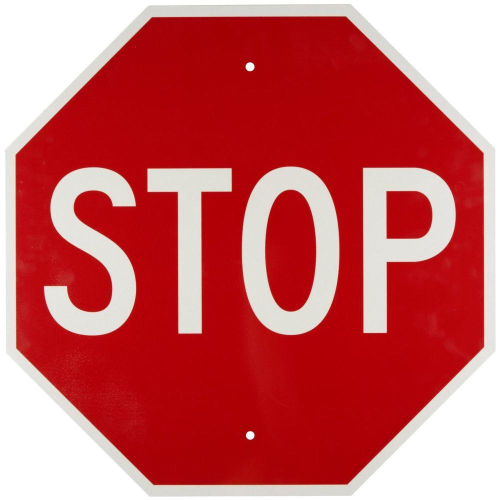
%> input picture stop_sign_template.jpg, 1000 x 1000 px (shown at 1/2 size)
$ octave --eval "result = featureMatch(imread('stop_sign_template.jpg'));"   (GNU Octave 9; MATLAB toolbox functions it lacks are replaced by stand-ins)
%> lines starting %> are read from the running program, lines starting %| are printed output that depends on the picture; in (x1, y1, x2, y2) boxes, pixels count from 0 and x2, y2 are one past the last pixel; in counts of white or black regions, pixels touching at a corner belong together; the program's own positions count from 1
%> in featureMatch, template is the input picture: size 1000x1000x3 uint8; mean R, G, B 201.1, 95.5, 98.1
### getStopSign.m
function [stop_sign,center] = getStopSign(img)
%{
Grabs where it thinks a stopsign is in an image, crops the image. Also
passes back the center of the object.
%}

    % Get a BW image of red stuff.
    red_stuff = ((img(:,:,1))>(img(:,:,2)*2))&((img(:,:,1))>(img(:,:,3)*2))&(img(:,:,1)>50)&...
            (((abs(img(:,:,2)-img(:,:,3))./img(:,:,3))*100)<50);
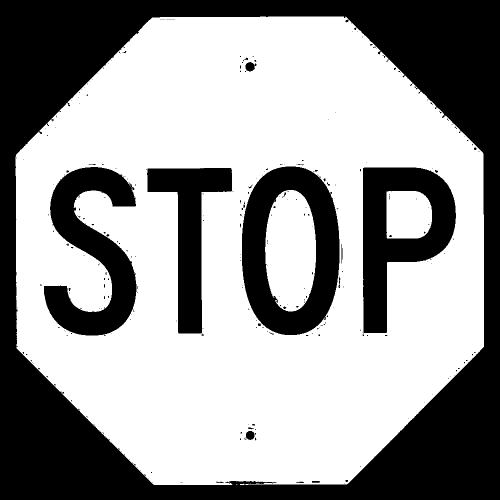
%> red_stuff: size 1000x1000 logical (shown at 1/2 size); 60.5% white; 302 black regions (280 under 20 px), largest, box (x1, y1, x2, y2) and area: (0, 0, 1000, 1000) 275655, (484, 333, 679, 670) 34699, (726, 335, 912, 666) 30660
    red_stuff = bwmorph(red_stuff,'dilate',10);
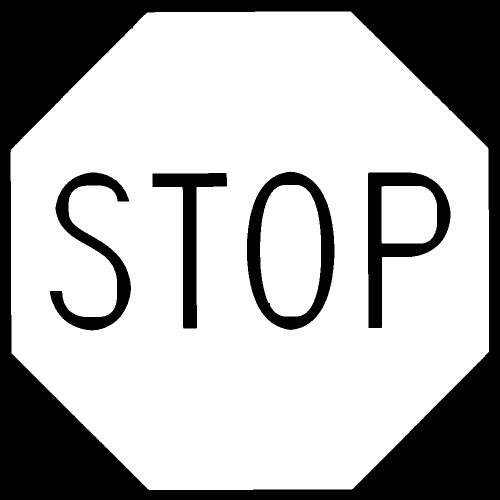
%> red_stuff: size 1000x1000 logical (shown at 1/2 size); 70.4% white; 5 black regions, box (x1, y1, x2, y2) and area: (0, 0, 1000, 1000) 236988, (494, 343, 669, 660) 17073, (736, 345, 901, 656) 16566, (99, 345, 262, 661) 13560, (305, 346, 454, 657) 11711
    red_stuff = bwmorph(red_stuff,'erode',10);
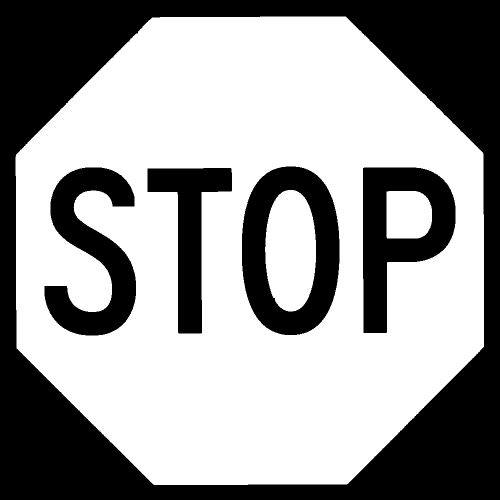
%> red_stuff: size 1000x1000 logical (shown at 1/2 size); 60.8% white; 5 black regions

    % Find a bounding box for the red stuff.
    % Get some labels.
    labels = logical(red_stuff);
    % Get some improps.
    props = regionprops(labels,'BoundingBox','FilledArea','Centroid');
%> props = 3 regions; box (x1, y1, x2, y2), Centroid and FilledArea: (31, 33, 968, 970) [493.4 506.1] 725132, (530, 380, 632, 623) [581.9 501.8] 20087, (773, 382, 864, 477) [816.2 430.3] 8035

    % Check to see if we even have any regions:
    if (~isempty(props))&(max([props.FilledArea])>70)
        % Grab the largest red thing...
        idx_big_stuff = find([props.FilledArea]==max([props.FilledArea]));
%> idx_big_stuff = 1
        ul_x = uint16(props(idx_big_stuff).BoundingBox(1));
%> ul_x = 32
        ul_y = uint16(props(idx_big_stuff).BoundingBox(2));
%> ul_y = 34
        x_del = uint16(props(idx_big_stuff).BoundingBox(3));
%> x_del = 937
        y_del = uint16(props(idx_big_stuff).BoundingBox(4));
%> y_del = 937
        % [10 lines of commented-out code are left out]
        stop_sign = img(ul_y:ul_y+y_del,ul_x:ul_x+x_del,:);
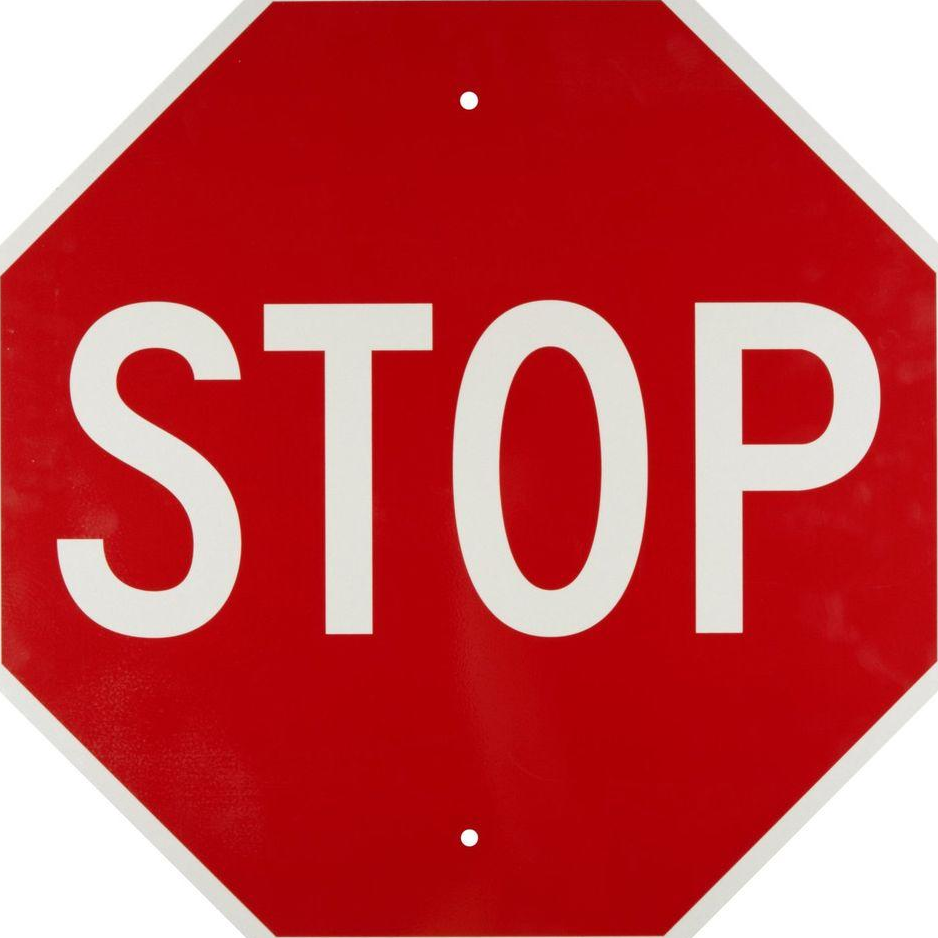
%> stop_sign: size 938x938x3 uint8; mean R, G, B 195.1, 75.2, 78.4
        center = props(idx_big_stuff).Centroid;
%> center = [493.4 506.1]
    else
        stop_sign=[];
        center=[];
    end

end

### featureMatch.m
function score = featureMatch(img, template)
%{
    Takes an image and template, extracts features from the template, and
    looks to see if the features are in the target image.

    Input
        image: image to look in for the template object
        template: template of object to find

    Output
        matches: boolean, 1 if a match, 0 if no match

    Requires vl_feat package.
%}
    if nargin < 2
        template = imread('stop_sign_template.jpg');
    end
    % Get features from template.
%    gray_template = single(rgb2gray(template));
%    [t_frames,t_desc] = vl_sift(gray_template);

    % Get features from target image.
    [sign,props] = getStopSign(img);
%> props = [493.4 506.1]
    % [5 lines of commented-out code are left out]

    if isempty(sign)
        score = 0;
        return
    else
        %
        template = imresize(template,[size(sign,1) size(sign,2)]);
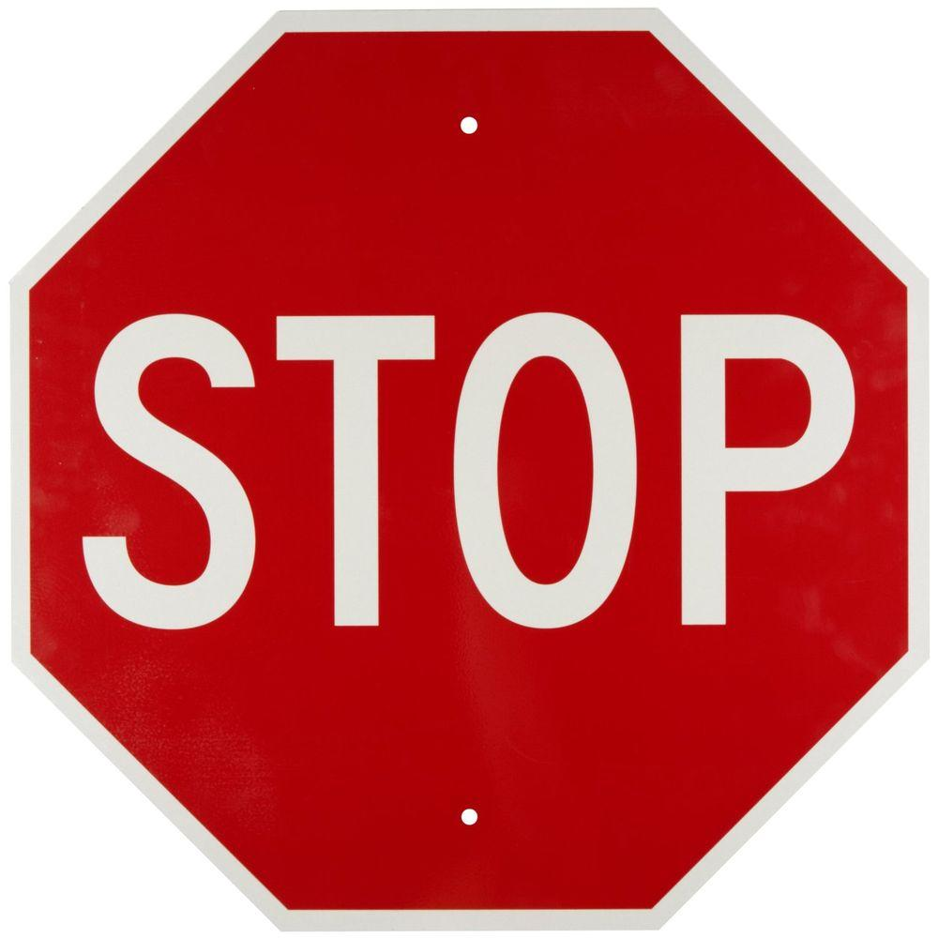
%> template: size 938x938x3 uint8; mean R, G, B 201.1, 95.5, 98.1
        temp_blur = imgaussfilt(template);
        temp_edge = edge(rgb2gray(temp_blur),'Canny',.2);
%> temp_edge: size 938x938 logical; 1.4% white in thin lines or dots
        temp_edge = imresize(temp_edge,[1000 1000]);
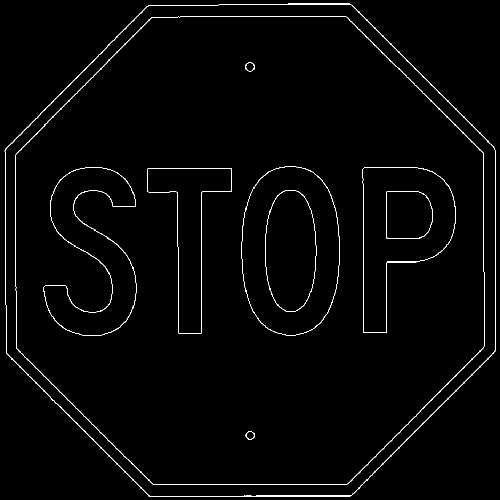
%> temp_edge: size 1000x1000 logical (shown at 1/2 size); 1.4% white in thin lines or dots
        %
        %thresh = sum(sum(rgb2gray(img)))/(size(img,1)*size(img,2))/255;
        sign_blur = imgaussfilt(sign);
        sign_edge = edge(rgb2gray(sign_blur),'Canny');%,thresh);
%> sign_edge: size 938x938 logical; 1.1% white in thin lines or dots
        sign_edge = imresize(sign_edge,[size(temp_edge,1) size(temp_edge,2)]);
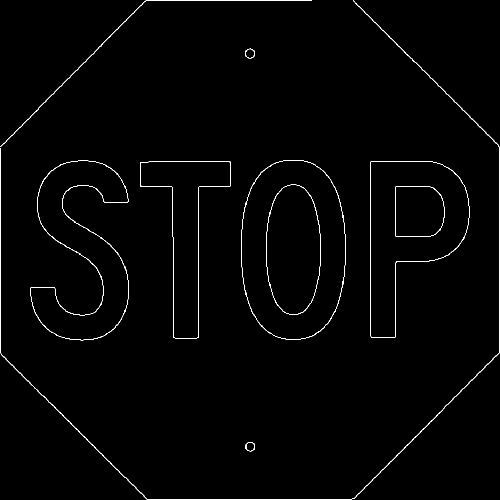
%> sign_edge: size 1000x1000 logical (shown at 1/2 size); 1% white in thin lines or dots
        %template = imresize(template,[size(sign,1) size(sign,2)]);
%> (the run ends here)
